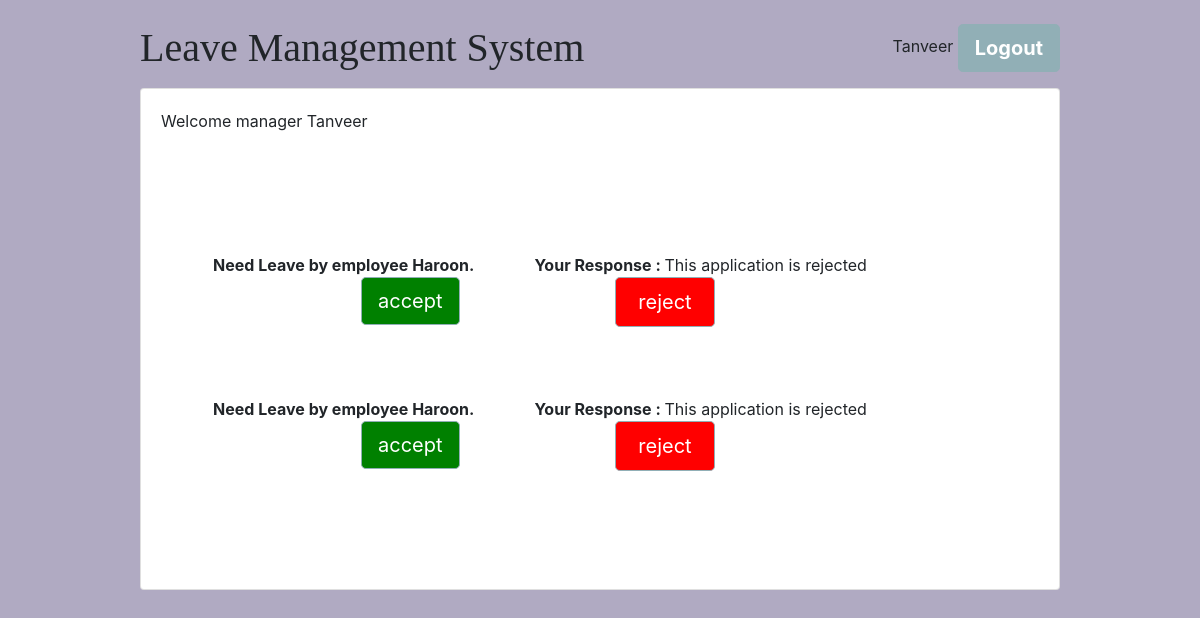
Page /Showapp (signed in) on the earlier database version.
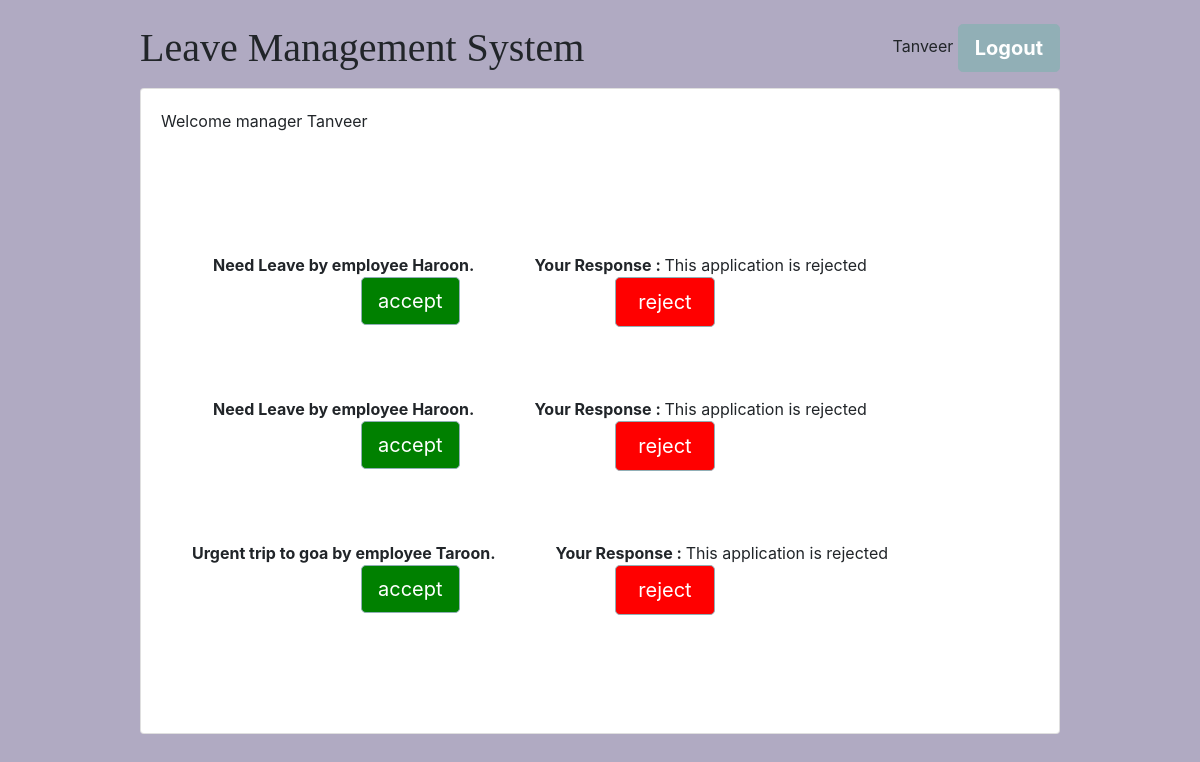
Same page on the later database version.
### classroom/models.py (models this page shows)
class User(AbstractUser):
    is_student = models.BooleanField(default=False)
    is_teacher = models.BooleanField(default=False)

class StudentLeaveApp(models.Model):
    user = models.ForeignKey(Student,on_delete=models.CASCADE)
    to_teacher = models.ForeignKey(Teacher,on_delete=models.CASCADE)
    content = models.CharField(max_length=1000)
    status = models.CharField(max_length=100,null=True)

class Student(models.Model):
    user = models.OneToOneField(User, on_delete=models.CASCADE, primary_key=True)
    def __str__(self):
        return self.user.username

### classroom/views/teachers.py (the view)
# urls.py: path('Showapp',teachers.ShowApp,name='Showapp'),
def ShowApp(request): # It will show all application send from students
    teacher = Teacher.objects.filter(user=request.user).first()
    app = StudentLeaveApp.objects.filter(to_teacher = teacher).all()
    app1 = StudentLeaveApp.objects.filter(to_teacher = teacher).all()
    app2 = StudentLeaveApp.objects.filter(id=request.POST.get('answer')).all()
    for items in app2:
        items.status = request.POST.get('status')
        items.save()
    context = { 'app':app }
    return render(request,'ShowApp.html',context)

### templates/ShowApp.html (shortened to what this page needs)
{% extends 'base.html' %}
{% block content %}
Welcome manager {{user.username}}
<div class="row" style="margin-top:50px;margin-bottom:50px;">
    <div class="col-md-12">
        {% for s in app %}
          <form method="POST">
            <center style="margin-left:-120px;margin-top:70px "><strong>{{ s.content }} by employee {{s.user}}.</strong><strong style="margin-left:60px;">Your Response : </strong> This application is {{ s.status }}ed</center>
            <div class="row">
                <div class="col-md-6" style="margin-left:200px;">
                    <input class="btn btn-student btn-lg" style="background-color:green;" type="submit" value="accept" name="status">
                </div>
                <div class="col-md-6" style="margin-left: -200px;">
                    <input class="btn btn-student btn-lg" style="background-color:red;height:50px; width: 100px;" type="submit" value="reject" name="status">
                </div>
        </div>
            </form>
          {% endfor %}
        </div>
    </div>
<br><br>
{% endblock %}

### templates/base.html (shortened to what this page needs)
{% load static %}<!doctype html>
<html lang="en">
  <head>
    <link rel="stylesheet" href="{% static 'css/bootstrap.min.css' %}">
    <link rel="stylesheet" type="text/css" href="{% static 'vendor/fontello-2f186091/css/fontello.css' %}">
    <link rel="stylesheet" type="text/css" href="{% static 'css/app.css' %}">
    {% if user.is_authenticated and user.is_teacher %}
      <link rel="stylesheet" type="text/css" href="{% static 'css/teachers.css' %}">
    {% else %}
      <link rel="stylesheet" type="text/css" href="{% static 'css/students.css' %}">
    {% endif %}
  </head>
  <body>
    <div class="container my-4">
      <div class="row justify-content-center">
        <div class="col-md-10 col-sm-12">
          <div class="row">
            <div class="col-6">
              <h1 class="logo">
                <a href="{% url 'home' %}">
                  Leave Management System
                </a>
              </h1>
            </div>
            <div class="col-6 text-right">
              {% if user.is_authenticated %}
              <p>{{ user.username }} <a href="logout" class="btn btn-student btn-lg" role="button"> <strong> Logout </strong></a></p>
              {% else %}
                <a href="{% url 'login' %}" class="btn btn-light" role="button">Log in</a>
                <a href="{% url 'signup' %}" class="btn btn-primary" role="button">Sign up</a>
              {% endif %}
            </div>
          </div>
          <div class="card mb-3">
            <div class="card-body">
              {% block content %}
              {% endblock %}
            </div>
          </div>
        </div>
      </div>
    </div>
  </body>
</html>

### static/css/app.css (style rules this page uses)
.logo { font-family: 'Clicker Script', cursive; }
.logo a { color: #212529; text-decoration: none; }
.btn-student { color: #fff; background-color: #91afb6; border-color: #91afb6; }

### static/css/teachers.css (style rules this page uses)
body { background-color: #b0aac2; }

Differences in the rows shown:
added StudentLeaveApp: content "Urgent trip to goa", user "Taroon", status "reject"
